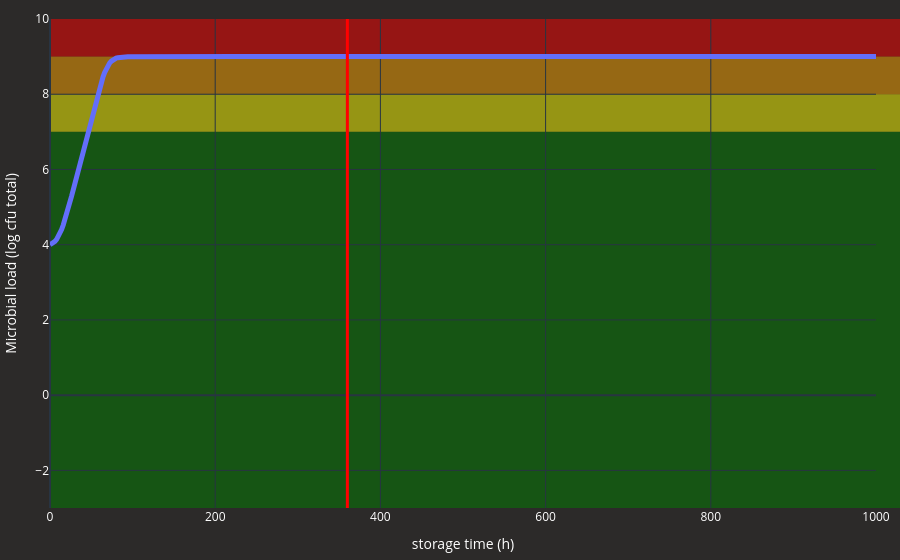

Notebook cell for this chart:
### Code cell
results['fig']['ta'].show()

### Figure 1 — Plotly figure (JSON) as saved in the notebook; plotly's stock layout.template omitted (floating-point values rounded to 4 significant figures; data arrays with more than 128 entries replaced by an {"elided": "..."} marker saying what was removed)
{"data": [{"line": {"width": 5}, "mode": "lines", "name": "ta", "showlegend": false, "type": "scatter", "x": {"elided": "500 float values"}, "y": {"elided": "500 float values"}}], "layout": {"font": {"color": "white"}, "margin": {"b": 10, "l": 10, "r": 10, "t": 10}, "paper_bgcolor": "#2C2A29", "plot_bgcolor": "#2C2A29", "shapes": [{"fillcolor": "green", "layer": "below", "line": {"width": 0}, "opacity": 0.5, "type": "rect", "x0": 0, "x1": 1000, "xref": "x domain", "y0": -3, "y1": 7, "yref": "y"}, {"fillcolor": "yellow", "layer": "below", "line": {"width": 0}, "opacity": 0.5, "type": "rect", "x0": 0, "x1": 1000, "xref": "x domain", "y0": 7, "y1": 8, "yref": "y"}, {"fillcolor": "orange", "layer": "below", "line": {"width": 0}, "opacity": 0.5, "type": "rect", "x0": 0, "x1": 1000, "xref": "x domain", "y0": 8, "y1": 9, "yref": "y"}, {"fillcolor": "red", "layer": "below", "line": {"width": 0}, "opacity": 0.5, "type": "rect", "x0": 0, "x1": 1000, "xref": "x domain", "y0": 9, "y1": 10, "yref": "y"}, {"layer": "above", "line": {"color": "red", "width": 3}, "type": "line", "x0": 360, "x1": 360, "y0": -3, "y1": 10}], "showlegend": false, "xaxis": {"constrain": "domain", "range": [0, 1000], "title": {"text": "storage time (h)"}}, "yaxis": {"range": [-3, 10], "title": {"text": "Microbial load (log cfu total)"}}}}
